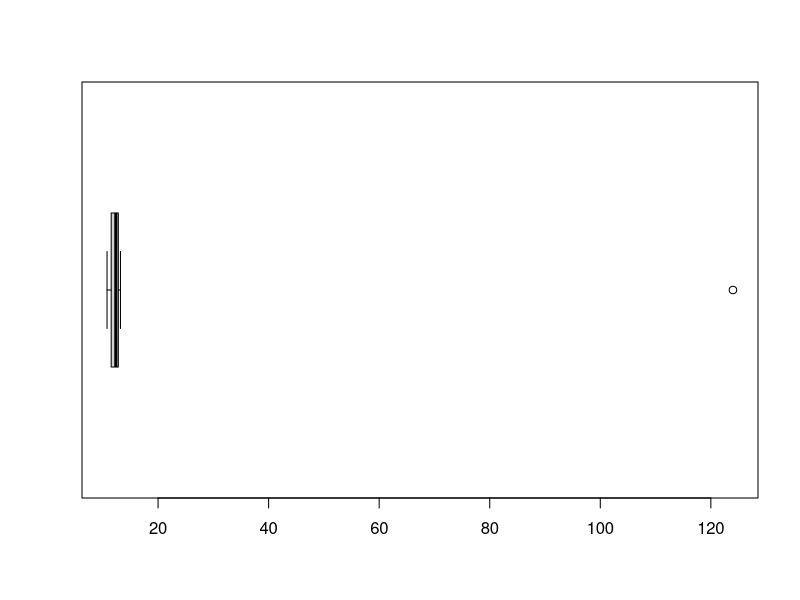
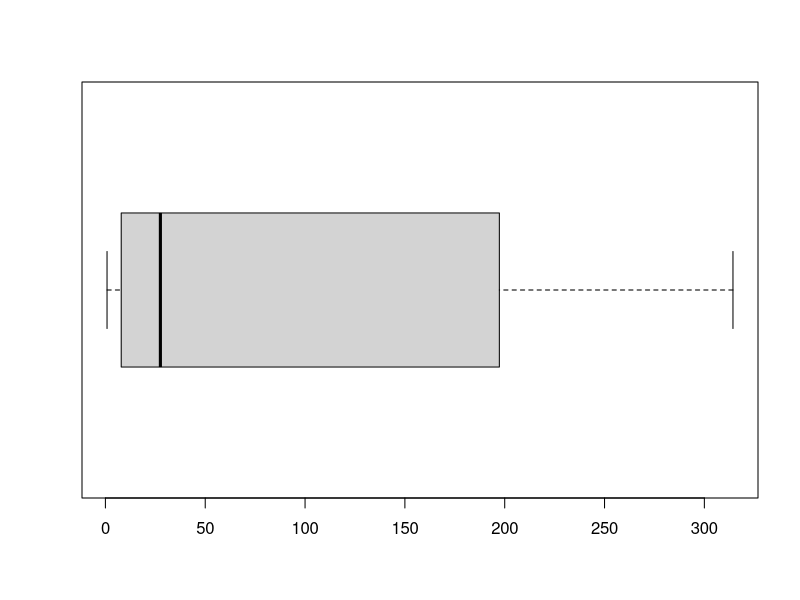
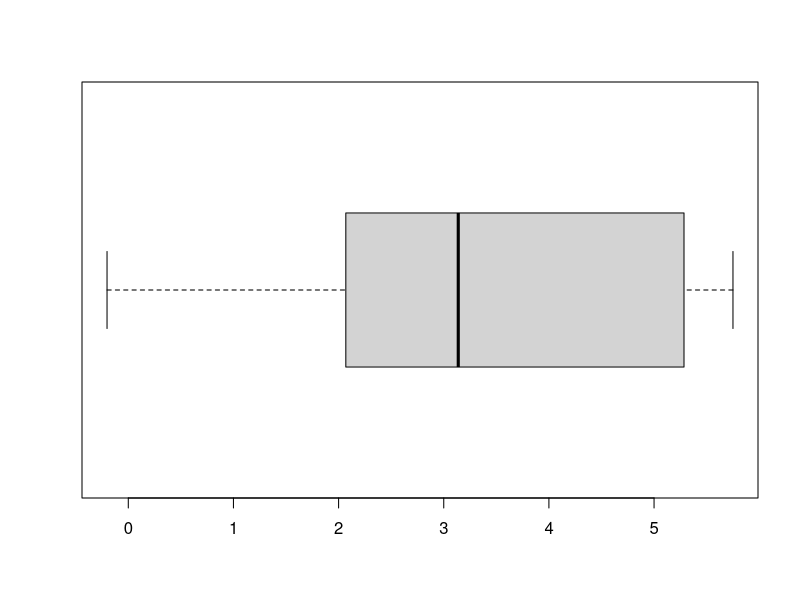

These charts were generated, in order, by the following R code:
## ---- chunk 1
data.frame(
  A = c("   1", "   2", "   1", "    ", "   4"),
  B = c("  10", "  12", "  11", "    ", "  13"),
  C = c("0.23", "0.57", "0.62", "    ", "0.72"),
  D = c("   A", "   B", "    ", "   B", "   A"),
  E = c("masc", " fem", "    ", " fem", " fem"),
  F = c(" 125", " 200", "    ", " 400", " 300")
)
## ---- chunk 2
data.frame(
  A = c("   1", "   2", "   1", "   4"),
  B = c("  10", "  12", "    ", "  13"),
  C = c("0.23", "0.57", "  11", "0.72"),
  D = c("   A", "   B", "0.62", "   A"),
  E = c("masc", " fem", "   B", " fem"),
  F = c(" 125", " 200", " fem", " 300"),
  G = c("    ", "    ", " 400", "    ")
)
## ---- chunk 3
data.frame(
  A = c("   1", "   2", "   1", "   4"),
  B = c("  10", "  12", "0.62", "  13"),
  C = c("0.23", "0.57", "   B", "0.72"),
  D = c("   A", "   B", " fem", "   A"),
  E = c("masc", " fem", " 400", " fem"),
  F = c(" 125", " 200", "    ", " 300")
)
## ---- chunk 4
tempo <- c(12.36, 12.42, 124, 11.99, 10.77, 11.05, 13.20)
boxplot(tempo, horizontal = T)
## ---- chunk 5
data.frame(
  Sexo    = c("   M", "Masc", "   F", "   f"),
  Estádio = c("   2", "  II", "Est1", "  1A"),
  Hodgkin = c(" não", "   n", " nao", "   0"),
  Benigno = c(" Ben", " sim", "   B", "   s")
)
## ---- chunk 6
data.frame(
  suj = c(1, 2, 3), 
  dilat.t0 = c(2.1, 1.7, 2.1),
  dilat.t1 = c(2.3, 1.9, 2.5)
  )
## ---- chunk 7
data.frame(
  suj = c(1, 1, 2, 2, 3, 3), 
  tempo = c(0, 1, 0, 1, 0, 1), 
  dilat = c(2.1, 2.3, 1.7, 1.9, 2.1, 2.5)
  )
## ---- chunk 8
data.frame(
  suj = c(1, 2, 3), 
  dilat.t0 = c(2.1, 1.7, 2.1),
  dilat.t1 = c(2.3, 1.9, 2.5)
  )
data.frame(
  suj = c(1, 1, 2, 2, 3, 3), 
  tempo = c(0, 1, 0, 1, 0, 1), 
  dilat = c(2.1, 2.3, 1.7, 1.9, 2.1, 2.5)
  )
## ---- chunk 9
tempos <- c(314.326, 42.597, 0.817, 7.914, 197.314, 12.480)
round(tempos, 1)
round(tempos)
## ---- chunk 10
boxplot(tempos, horizontal = T)
## ---- chunk 11
boxplot(log(tempos), horizontal = T)
## ---- chunk 12
idades <- c(8, 12, 17, 21, 25, 40, 80)
cortes <- c(0, 12, 17, 59, Inf)
categs <- c("criança", "adolescente", "adulto", "idoso")
data.frame(idade = idades, 
    faixa.etária = cut(idades, breaks = cortes, labels = categs))
## ---- chunk 13
cortes2 <- c(0, 17, Inf)
categs2 <- c("menor", "maior")
data.frame(idade = idades, 
    faixa.etária = cut(idades, breaks = cortes, labels = categs), 
    status.legal = cut(idades, breaks = cortes2, labels = categs2))
## ---- chunk 14
categs3 <- c("F1", "F2", "F3", "F4")
data.frame(
    idade = idades, 
    faixa.etária = cut(idades, breaks = cortes, labels = categs),
    faixa = cut(idades, breaks = cortes, labels = categs3))
## ---- chunk 15
nomes <- c("Marcos", "marcos", "Pedro", "pEDRO", "maRcoS", "MARCOS")
data.frame(Nome = nomes, seq = seq(nomes))
## ---- chunk 16
filtro <- tolower(nomes) == "marcos"
data.frame(Nome = nomes, seq = seq(nomes))[filtro, ]
filtro
## ---- chunk 17
comentário <- c("gostei", "não gosto", "agosto", "odiei Gião")
data.frame(o.que.disse = comentário, 
    referência.ao.verbo.gostar = grepl("(^|[ ])gost[^ ]+", comentário))
## ---- chunk 18
nome <- c("Márcia", "Mârcia", "Marcia", "Marcîa")
data.frame(Nome = nome, nome = iconv(nome, to = "ASCII//TRANSLIT"))
